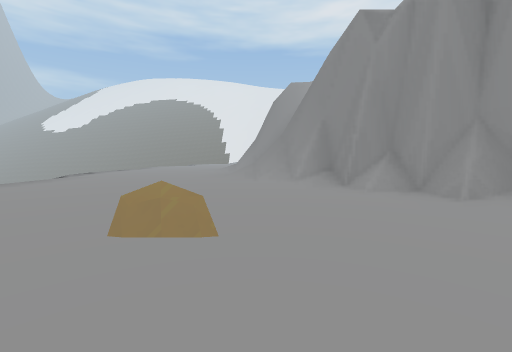
view 1 (above)

17 first-person views from a walk through a 3-D level made in the Unity game engine. The camera is 1.2 m above the floor, tilts 4° down and sees 90° across. The floor is counted in squares, 2 m on a side. Each view is taken from the middle of a square. On the plan, view 1 faces up. The plan holds only what a view shows up to about 9 squares ahead; the rest is blank. The place goes on beyond the plan. The player is left out.

view 2
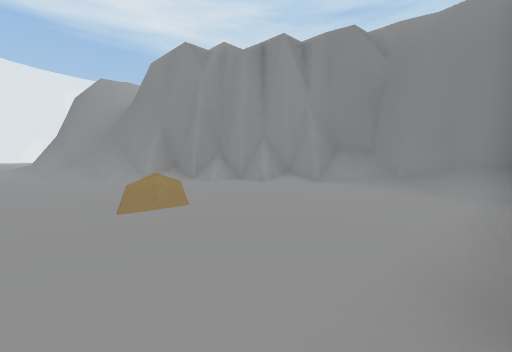

view 3
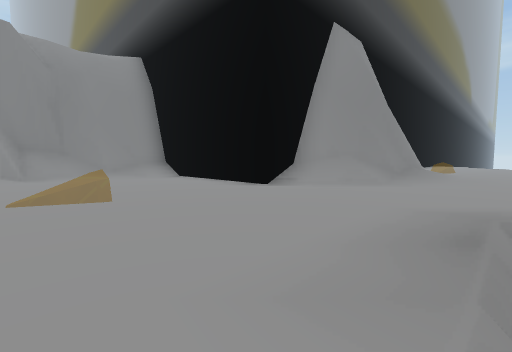

view 4
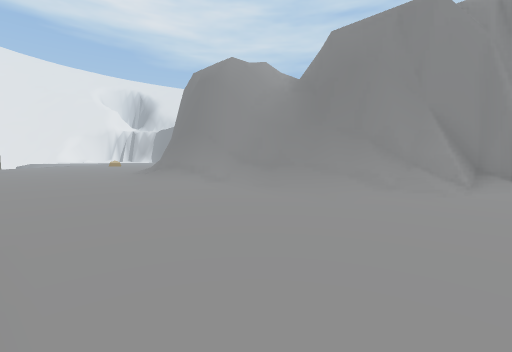

view 5
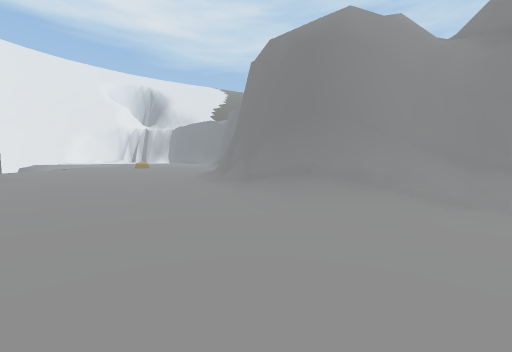

view 6
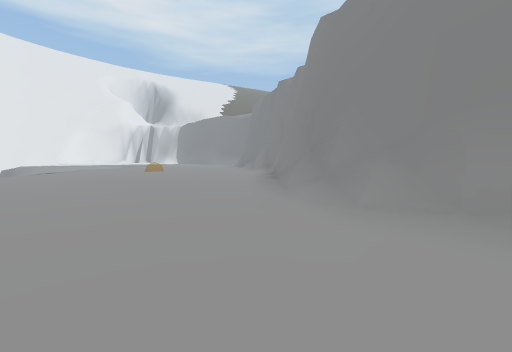

view 7
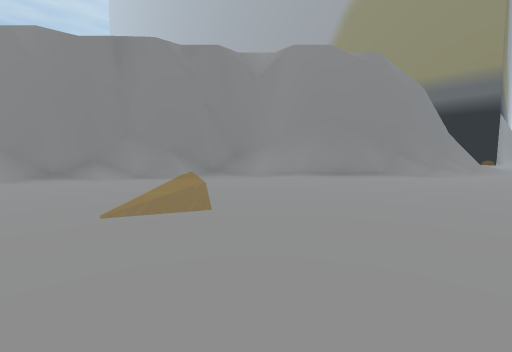

view 8
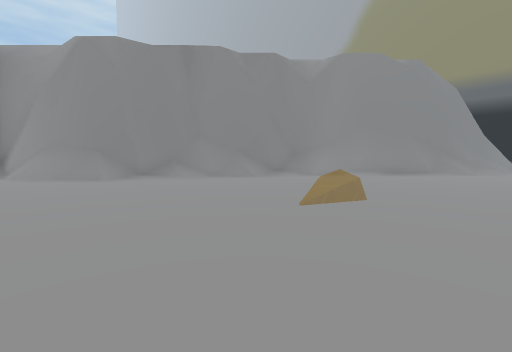

view 9
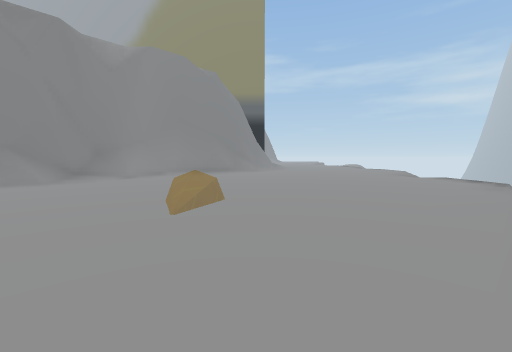

view 10
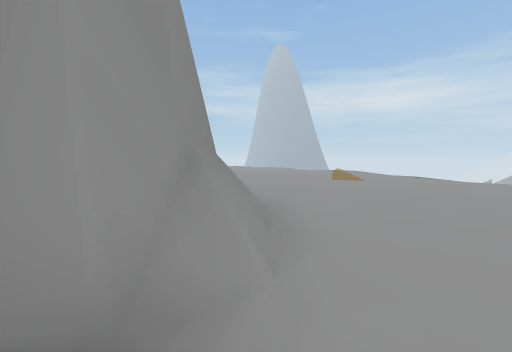

view 11
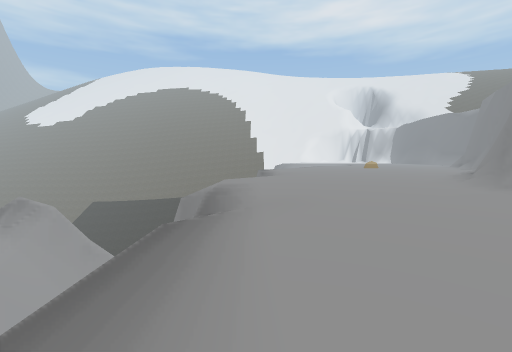

view 12
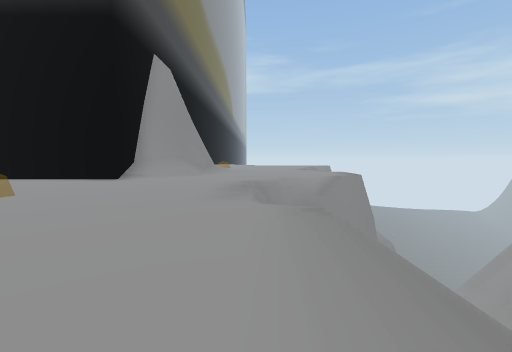

view 13
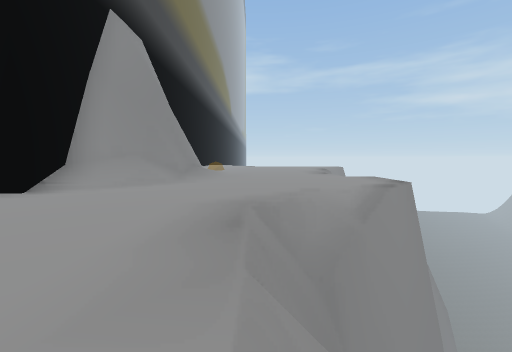

view 14
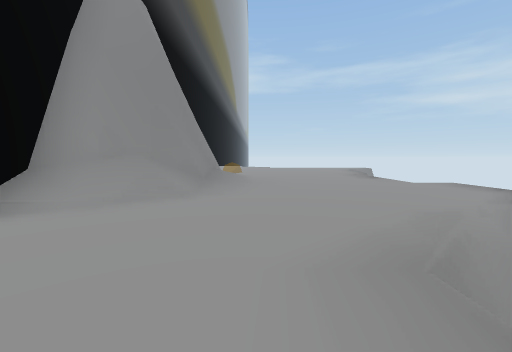

view 15
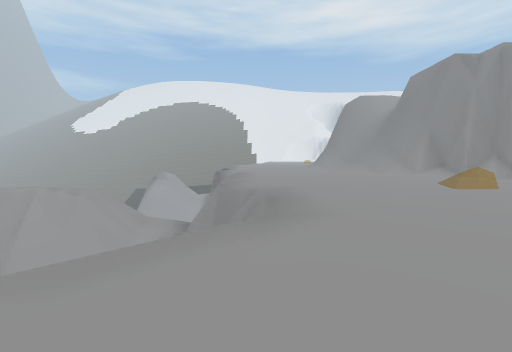

view 16
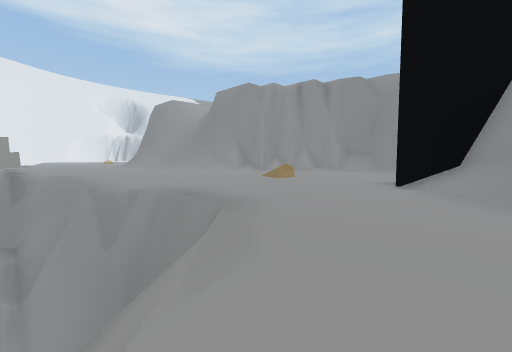

view 17
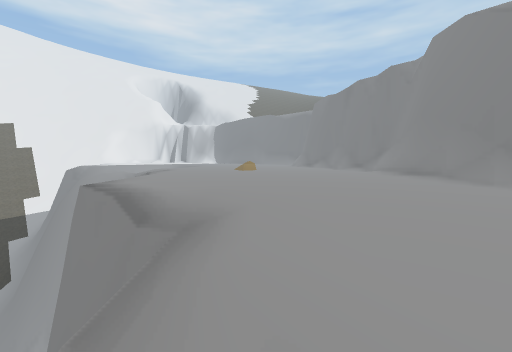

### Floor plan
Key: @ floor where view 1 was taken; # wall or solid block; . main floor; : floor 9.5 m higher than the main floor; / step, stairs or slope; = window, fence, low wall or low ledge; v drop or lower ground.
Columns run from 12 left of view 1 to 11 right of it. Each row starts with its distance up from view 1.
 31            ............
 30            ............#
 29            .........###v
 28           .........##v:
 27          ..........##:
 26         ...........#:
 25       v=..........#v
 24       v...........#
 23      vv..........##
 22       v.........##:
 21       v........##v
 20      v........#v/
 19      ........#v/
 18  vv  ........#/:
 17 vv  vv......##/
 16      v......#v/
 15      v.....##v/
 14      v.....##v/
 13      v.....=####
 12      v......##==#
 11       ......####
 10        .....###:
  9      v......=##:
  8      v.......##:
  7      vv......##v
  6      vv.......##:
  5      vv........##:
  4    vvvv........##v
  3  vvvvvv.........##
  2   vvvvv=.........#
  1       vv.........#v
  0       vv....@...##v
 -1     vvv.........#
 -2    vv......######
 -3   vv.......#
 -4    v......##
 -5    v......

Where each view was taken, in squares from view 1:
view 1: 0 up, 0 right, facing up
view 2: 1 down, 2 left, facing up-right
view 3: 3 up, 5 left, facing down-right
view 4: 6 up, 5 left, facing up-right
view 5: 11 up, 5 left, facing up-right
view 6: 15 up, 4 left, facing up-right
view 7: 28 up, 2 left, facing down-right
view 8: 30 up, 1 left, facing down-right
view 9: 30 up, 0 right, facing down
view 10: 31 up, 10 right, facing down-left
view 11: 11 up, 6 left, facing up
view 12: 6 up, 5 left, facing down
view 13: 3 up, 5 left, facing down
view 14: 1 up, 4 left, facing down
view 15: 3 down, 5 left, facing up
view 16: 3 down, 7 left, facing up-right
view 17: 18 up, 7 left, facing up-right
